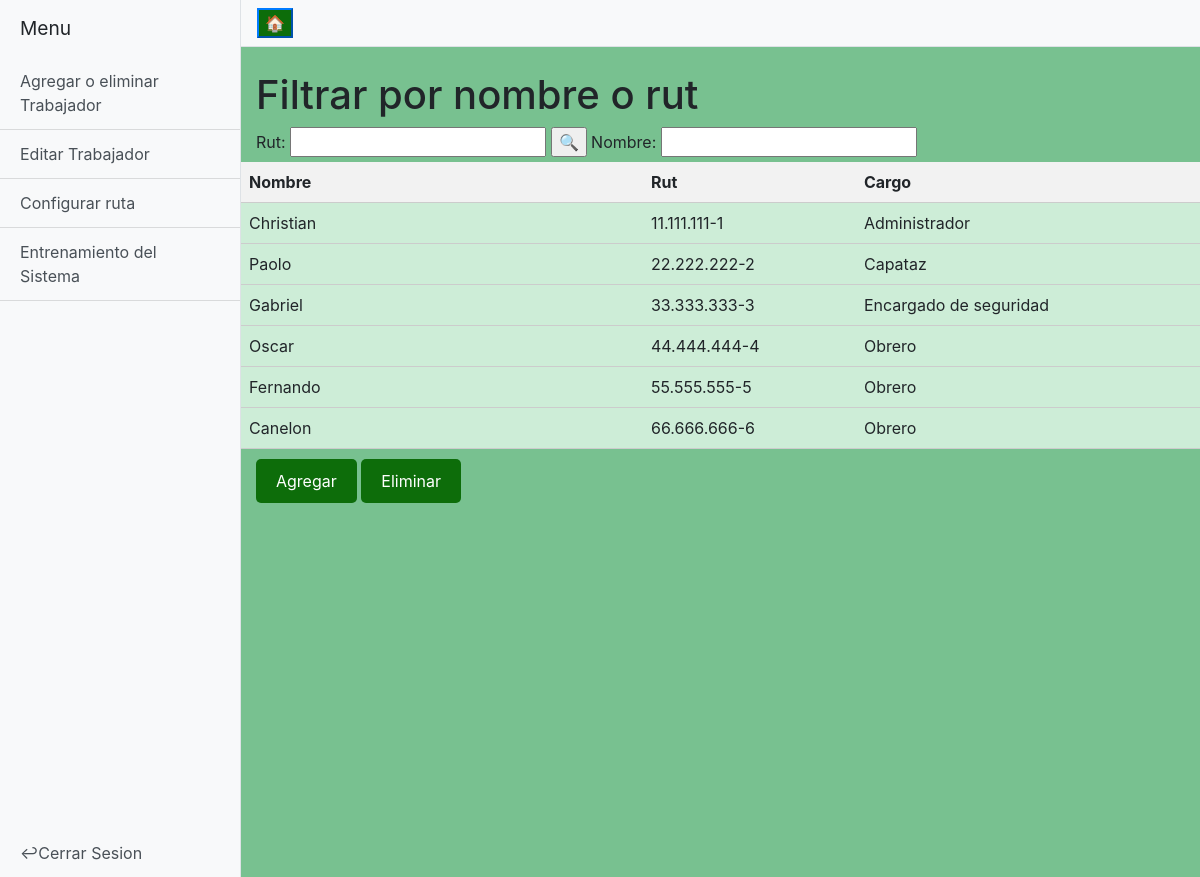
/agregaElimina, run on the app's committed database.
### tables this page shows
CREATE TABLE "trabajador" (
	"rut_trabajador"	TEXT,
	"id_rol"	INTEGER,
	"nombre"	TEXT,
	"email"	TEXT,
	"password"	INTEGER,
	PRIMARY KEY("rut_trabajador"),
	FOREIGN KEY("id_rol") REFERENCES "rol"("id_rol")
);

CREATE TABLE "rol" (
	"id_rol"	INTEGER,
	"rol"	TEXT,
	PRIMARY KEY("id_rol" AUTOINCREMENT)
);

### app.py (the view)
    @app.route('/agregaElimina')
    def indexTrabajador():
        trabajador=mostrarTrabajadores()
        return render_template('agregaElimina.html',trabajador = trabajador)

### funciones.py (called while the page is built)
def sqlConnection2():
    try:
        con2 = sqlite3.connect('backup.db')
        con2.row_factory = sqlite3.Row
        return con2
    except Error:
         print(Error)

def mostrarTrabajadores():
    con = sqlConnection2()
    cursorObj = con.cursor()
    cursorObj.execute("SELECT trabajador.nombre, trabajador.rut_trabajador, rol.rol FROM trabajador INNER JOIN rol ON trabajador.id_rol = rol.id_rol ;")
    rows = cursorObj.fetchall()
    con.commit()
    return rows

### templates/agregaElimina.html (shortened to what this page needs)
<!DOCTYPE html>
<head>
    <link rel="stylesheet" href="https://cdn.jsdelivr.net/npm/bootstrap@4.5.3/dist/css/bootstrap.min.css">
    <link href="{{ url_for('static', filename='css/style.css') }}" rel="stylesheet">
</head>
<body>
<div class="d-flex" id="wrapper">
    <div class="bg-light border-right" id="sidebar-wrapper">
        <div class="sidebar-heading">Menu</div>
        <div class="list-group list-group-flush">
            <a href="/agregaElimina" class="list-group-item list-group-item-action bg-light">Agregar o eliminar Trabajador</a>
            <a href="/EditarTrabajador" class="list-group-item list-group-item-action bg-light">Editar Trabajador</a>
            <a href="/traza" class="list-group-item list-group-item-action bg-light">Configurar ruta</a>
            <a href="/entrenamiento" class="list-group-item list-group-item-action bg-light">Entrenamiento del Sistema</a>
            <br><br>
            <br><br>
            <br><br>
            <br><br>
            <br><br>
            <br><br>
            <br><br>
            <br><br>
            <br><br>
            <br><br>
            <br><br>
            <a href="/logout" class="list-group-item list-group-item-action bg-light">↩Cerrar Sesion</a>
        </div>
    </div>
    <div id="page-content-wrapper">
        <nav class="navbar navbar-expand-lg navbar-light bg-light border-bottom">
            <button class="btn-primary" id="menu-toggle">🏠</button>
        </nav>
        <div class="container-fluid">
            <h1 class="mt-4">Filtrar por nombre o rut</h1>
            <label>Rut:</label>
            <input type="text" name="rutAdmin"/>
            <input value=🔍 type="submit"/>
            <label>Nombre:</label>
            <input type="text" name="nombreAdmin"/>
        </div>
        <head>
      </head>
      <div class="table">
          <div class="row header">
              <div class="cell">Nombre</div>
              <div class="cell">Rut</div>
              <div class="cell">Cargo</div>
          </div>
          {% for word in trabajador %}
              <div class="row">
                  <div class="cell">{{word.nombre}}</div>
                  <div class="cell">{{word.rut_trabajador}}</div>
                  <div class="cell">{{word.rol}}</div>
              </div>
          {% endfor %}
          <div class="container-fluid">
            <div class="botones">
                <input value="Agregar" type="submit" class="boton-personalizado"/>
                <input value="Eliminar" type="submit" class="boton-personalizado"/>
            </div>
        </div>
    </div>
</div>
</body>
</html>

### static/css/style.css (style rules this page uses)
#wrapper { overflow-x: hidden; }
#sidebar-wrapper { min-height: 100vh; margin-left: -15rem; -webkit-transition: margin .25s ease-out; -moz-transition: margin .25s ease-out; -o-transition: margin .25s ease-out; transition: margin .25s ease-out; }
#sidebar-wrapper .sidebar-heading { padding: 0.875rem 1.25rem; font-size: 1.2rem; }
#sidebar-wrapper .list-group { width: 15rem; }
#page-content-wrapper { min-width: 100vw; }
@media (min-width: 768px) { #sidebar-wrapper { margin-left: 0; } }
@media (min-width: 768px) { #page-content-wrapper { min-width: 0; width: 100%; } }
body { background: rgba(102, 185, 130, 0.884); }
.table { display: table; width: 100%; border-collapse: collapse; }
.row { display: table-row; background-color: rgba(216, 243, 224, 0.89); }
.cell { display: table-cell; border-bottom: 1px solid #ccc; padding: 8px; }
.header .cell { font-weight: bold; background-color: #f2f2f2; }
.botones { text-align: 30px; margin-top: 10px; }
.btn-primary { background-color: #0d6d0a; }

### templates/agregaElimina.html (style rules this page uses)
.boton-personalizado { background-color: #0d6d0a; color: white; border: none; padding: 10px 20px; border-radius: 5px; }

### data on the page
trabajador: nombre "Christian", rut_trabajador "11.111.111-1", rol "Administrador"
trabajador: nombre "Paolo", rut_trabajador "22.222.222-2", rol "Capataz"
trabajador: nombre "Gabriel", rut_trabajador "33.333.333-3", rol "Encargado de seguridad"
trabajador: nombre "Oscar", rut_trabajador "44.444.444-4", rol "Obrero"
trabajador: nombre "Fernando", rut_trabajador "55.555.555-5", rol "Obrero"
trabajador: nombre "Canelon", rut_trabajador "66.666.666-6", rol "Obrero"
